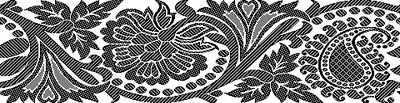
#> input picture WhatsApp Image 2025-05-30 at 14.27.45_233f0cb1.jpg, 400 x 103 px, found by its file name
$ python ImageColor.py
#> lines starting #> are read from the running program, lines starting #| are printed output that depends on the picture; after the words box and inside, x2 and y2 are one past the last pixel; in counts of white or black regions, pixels touching at a corner belong together
import cv2

# Load the original image
image_path = 'C:/Users/Kousimon/OneDrive/Desktop/Data Scientist/Numpy/WhatsApp Image 2025-05-30 at 14.27.45_233f0cb1.jpg'
original = cv2.imread(image_path)
#> original is the input picture: shape (103, 400, 3); min 0, max 255, mean 123.3

# Step 1: Resize (downframe) the image — keeping aspect ratio
target_size = 512  # Desired maximum dimension
height, width = original.shape[:2]
#> height = 103; width = 400
scaling_factor = target_size / max(height, width)
#> scaling_factor = 1.28
new_size = (int(width * scaling_factor), int(height * scaling_factor))
#> new_size = (512, 131)
resized = cv2.resize(original, new_size, interpolation=cv2.INTER_AREA)
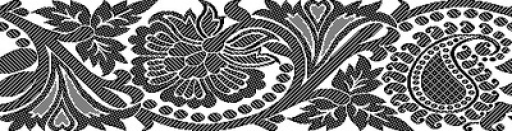
#> resized: shape (131, 512, 3); min 0, max 255, mean 123.2

# Step 2: Convert to grayscale
gray = cv2.cvtColor(resized, cv2.COLOR_BGR2GRAY)

# Step 3: Apply threshold to get a black-and-white effect
_, black_white = cv2.threshold(gray, 127, 255, cv2.THRESH_BINARY)
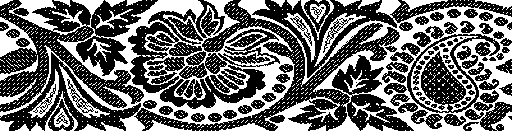
#> black_white: shape (131, 512); 41.2% white; 1282 white regions (1242 under 20 px), largest, box (x1, y1, x2, y2) and area: (0, 0, 295, 131) 9844, (238, 0, 512, 131) 7700, (411, 36, 478, 112) 1096

# Display the original, resized, and black-and-white image
cv2.imshow("Original", original)
cv2.imshow("Downframed Resized", resized)
cv2.imshow("Black and White Design", black_white)

cv2.waitKey(0)
cv2.destroyAllWindows()

$ run again, with WhatsApp Image 2025-06-05 at 19.49.10_db9d6298.jpg copied over WhatsApp Image 2025-05-30 at 14.27.45_233f0cb1.jpg
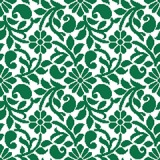
#> input picture WhatsApp Image 2025-06-05 at 19.49.10_db9d6298.jpg, 160 x 160 px, found by its file name
#> original is the input picture: shape (160, 160, 3); mean B, G, R 142.7, 168.7, 110.7
#> `gray = cv2.cvtColor(resized, cv2.COLOR_BGR2GRAY)`:
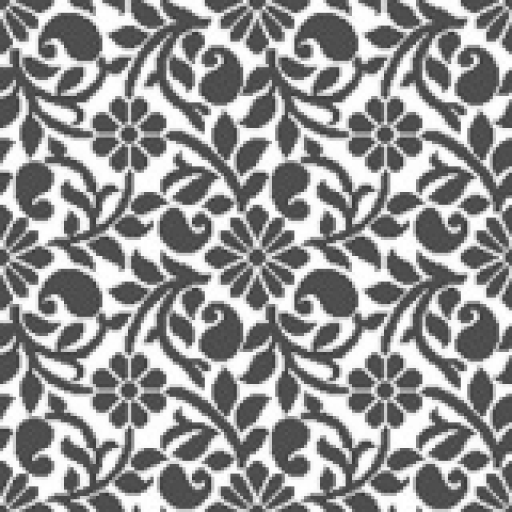
#> gray: shape (512, 512); min 54, max 255, mean 148.4
#> `_, black_white = cv2.threshold(gray, 127, 255, cv2.THRESH_BINARY)`:
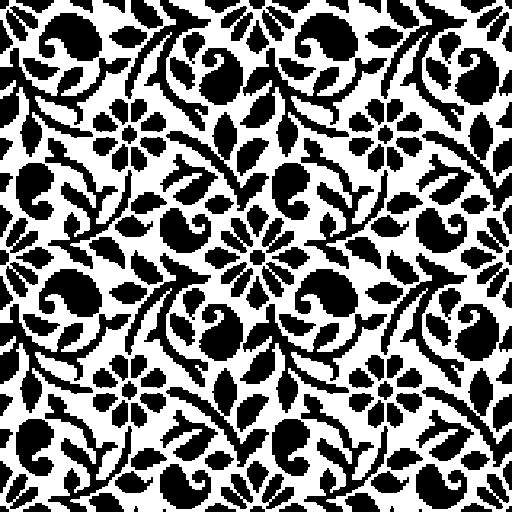
#> black_white: shape (512, 512); 49.4% white; 3 white regions, box (x1, y1, x2, y2) and area: (0, 0, 512, 512) 129144, (0, 80, 16, 99) 137, (0, 336, 16, 355) 137
